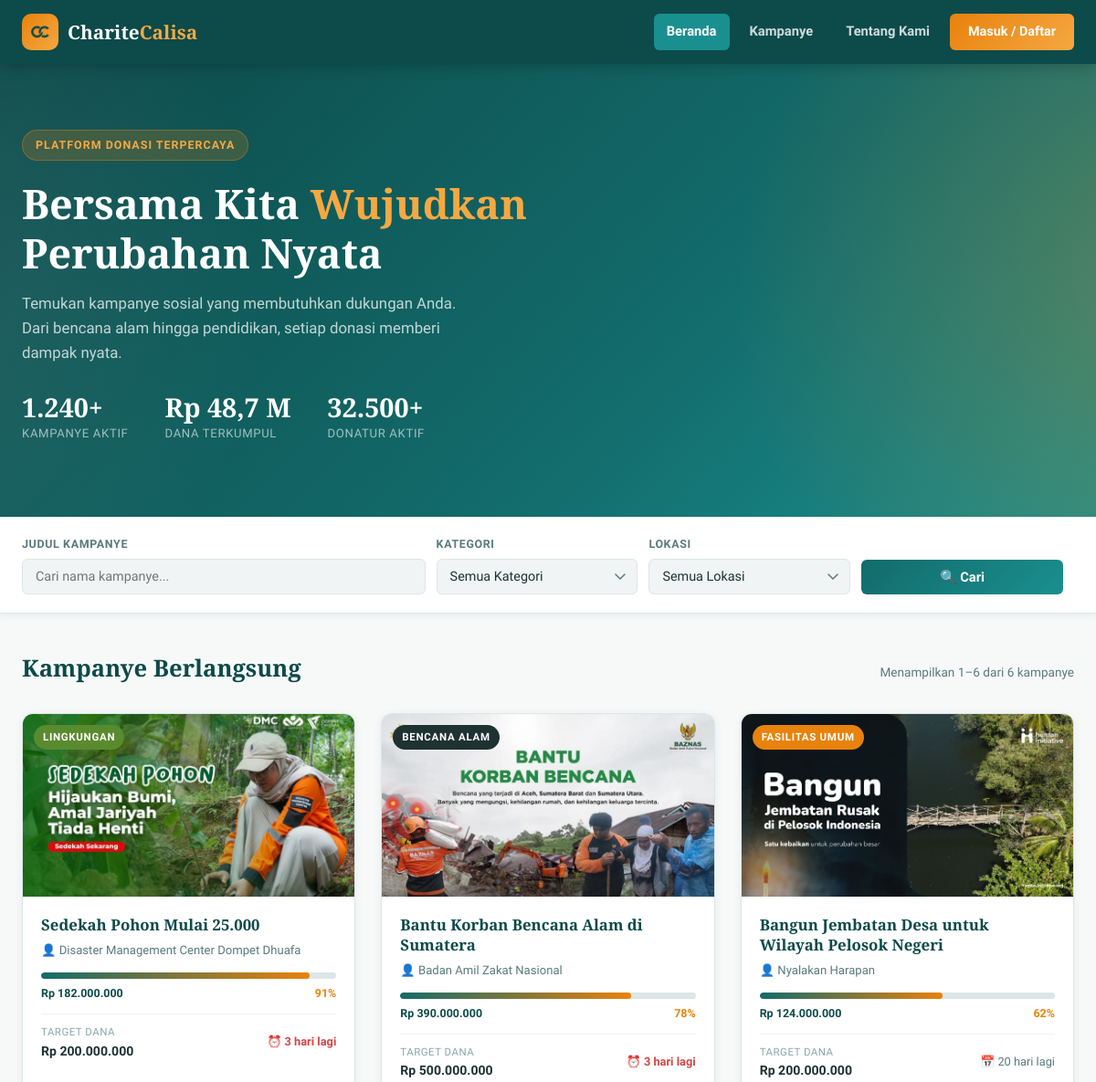
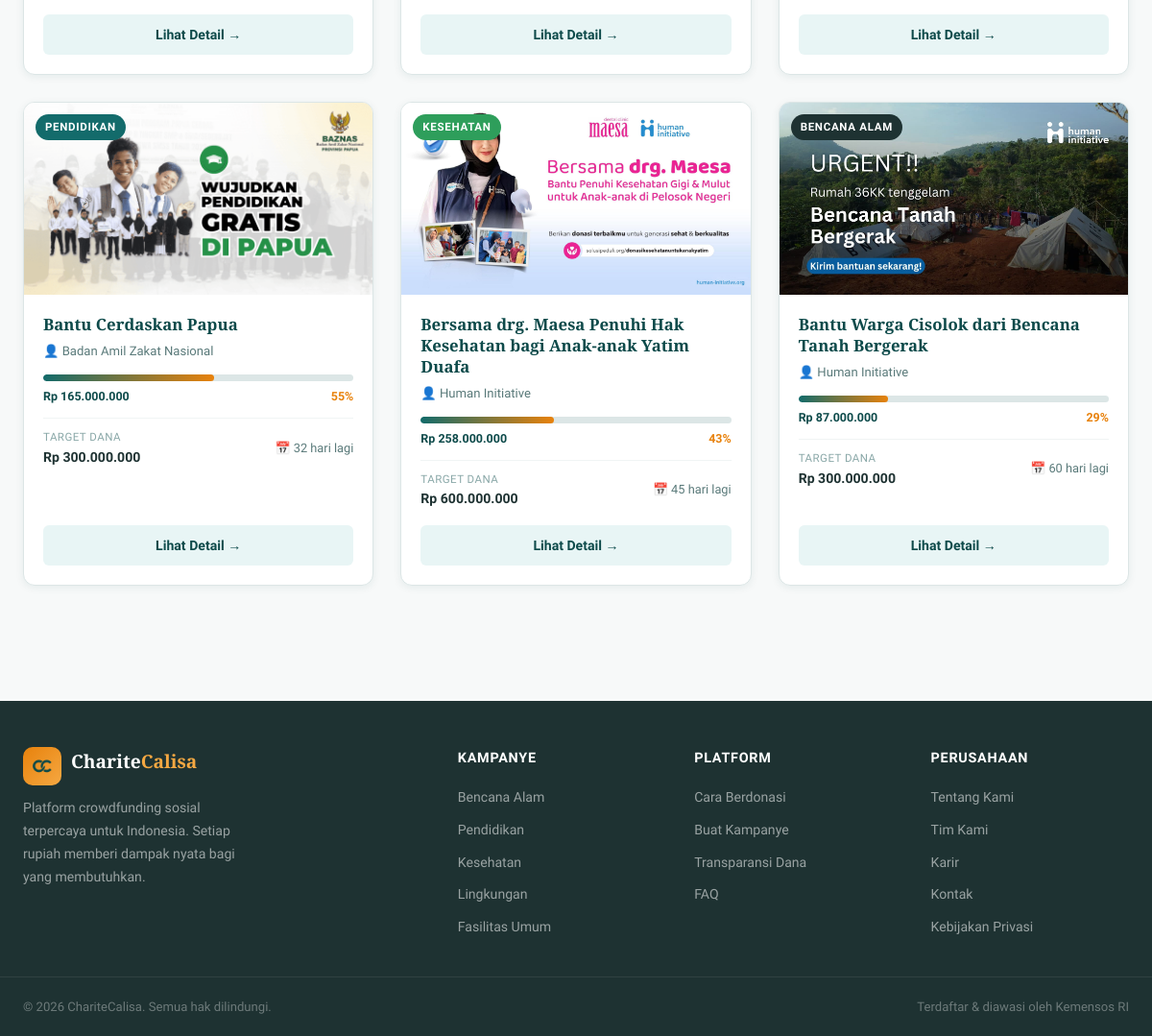
The page / on the database its author committed (2 pictures, top to bottom).
### tables this page shows
CREATE TABLE kampanye (
    id                INT AUTO_INCREMENT PRIMARY KEY,
    pengelola_id      INT           NOT NULL,
    judul             VARCHAR(300)  NOT NULL,
    kategori          ENUM('bencana','pendidikan','kesehatan','lingkungan','fasilitas') NOT NULL,
    lokasi            VARCHAR(200)  NOT NULL,
    deskripsi         TEXT,
    target_dana       DECIMAL(15,2) NOT NULL,
    collected_amount  DECIMAL(15,2) NOT NULL DEFAULT 0,
    tanggal_mulai     DATE          NOT NULL,
    tanggal_selesai   DATE          NOT NULL,
    gambar_path       VARCHAR(500),
    status            ENUM('aktif','selesai','nonaktif') NOT NULL DEFAULT 'aktif',
    created_at        TIMESTAMP     DEFAULT CURRENT_TIMESTAMP,
    FOREIGN KEY (pengelola_id) REFERENCES pengelola(id) ON DELETE CASCADE
);

CREATE TABLE pengelola (
    id            INT AUTO_INCREMENT PRIMARY KEY,
    nama_kantor   VARCHAR(200)  NOT NULL,
    email         VARCHAR(150)  NOT NULL UNIQUE,
    no_telp       VARCHAR(20)   NOT NULL,
    alamat        TEXT          NOT NULL,
    username      VARCHAR(100)  NOT NULL UNIQUE,
    password      VARCHAR(255)  NOT NULL,
    created_at    TIMESTAMP     DEFAULT CURRENT_TIMESTAMP
);

### index.php (the view, shortened to what this page needs)
<?php
require_once 'config.php';
function format_rupiah(float $amount): string {
    return 'Rp ' . number_format($amount, 0, ',', '.');
}
function hitung_hari_sisa(string $tanggal_selesai): int {
    $selesai  = strtotime($tanggal_selesai);
    $sekarang = mktime(0, 0, 0, (int)date('n'), (int)date('j'), (int)date('Y'));
    return (int)floor(($selesai - $sekarang) / 86400);
}
$kategori_label = [
    'bencana'    => 'Bencana Alam',
    'pendidikan' => 'Pendidikan',
    'kesehatan'  => 'Kesehatan',
    'lingkungan' => 'Lingkungan',
    'fasilitas'  => 'Fasilitas Umum',
];
$search_judul    = trim($_GET['search_judul']    ?? '');
$page            = max(1, (int)($_GET['page']    ?? 1));
$per_page        = 6;
$where  = ["k.tanggal_selesai >= CURDATE()", "k.status = 'aktif'"];
$types  = '';
$params = [];
$where_sql = 'WHERE ' . implode(' AND ', $where);
$sql_count = "SELECT COUNT(*) AS total FROM kampanye k $where_sql";
$stmt_count = $conn->prepare($sql_count);
$stmt_count->execute();
$total_kampanye = (int)$stmt_count->get_result()->fetch_assoc()['total'];
$total_pages = max(1, (int)ceil($total_kampanye / $per_page));
$page        = min($page, $total_pages);
$offset      = ($page - 1) * $per_page;
$sql_data = "
    SELECT k.id, k.judul, k.kategori, k.lokasi,
           k.target_dana, k.collected_amount,
           k.tanggal_selesai, k.gambar_path,
           p.nama_kantor
    FROM kampanye k
    JOIN pengelola p ON k.pengelola_id = p.id
    $where_sql
    ORDER BY k.tanggal_selesai ASC, k.collected_amount ASC
    LIMIT ? OFFSET ?
";
$stmt_data  = $conn->prepare($sql_data);
$bind_types = $types . 'ii';
$bind_vals  = array_merge($params, [$per_page, $offset]);
$stmt_data->bind_param($bind_types, ...$bind_vals);
$stmt_data->execute();
$result    = $stmt_data->get_result();
$campaigns = $result->fetch_all(MYSQLI_ASSOC);
?>
<!DOCTYPE html>
<html lang="id">
<head>
  <link rel="stylesheet" href="style.css">
</head>
<body>
  <header>
    <div class="header-inner">
      <a href="index.php" class="logo">
        <div class="logo-icon"><img src="assets/LogoChariteCalisaTealDark.png" alt="Logo Charite Calisa"></div>
        <span class="logo-text">Charite<span>Calisa</span></span>
      </a>
      <nav>
        <a href="index.php" class="active">Beranda</a>
        <a href="index.php">Kampanye</a>
        <a href="index.php">Tentang Kami</a>
        <?php if (isset($_SESSION['user'])): ?>
          <a href="logout.php" class="nav-login-btn">
            Keluar (<?= htmlspecialchars($_SESSION['user']['nama']) ?>)
          </a>
        <?php else: ?>
          <a href="login.php" class="nav-login-btn">Masuk / Daftar</a>
        <?php endif; ?>
      </nav>
    </div>
  </header>
  <section class="hero">
    <div class="hero-content">
      <div class="hero-badge">Platform Donasi Terpercaya</div>
      <h1>Bersama Kita <span>Wujudkan</span> Perubahan Nyata</h1>
      <p>Temukan kampanye sosial yang membutuhkan dukungan Anda. Dari bencana alam hingga pendidikan, setiap donasi memberi dampak nyata.</p>
      <div class="hero-stats">
        <div class="hero-stat">
          <strong>1.240+</strong>
          <span>Kampanye Aktif</span>
        </div>
        <div class="hero-stat">
          <strong>Rp 48,7 M</strong>
          <span>Dana Terkumpul</span>
        </div>
        <div class="hero-stat">
          <strong>32.500+</strong>
          <span>Donatur Aktif</span>
        </div>
      </div>
    </div>
  </section>
  <div class="filter-section">
    <div class="filter-inner">
      <form method="GET" action="index.php">
        <div class="filter-row">
          <div class="filter-group">
            <label for="search-judul">Judul Kampanye</label>
            <input type="text" id="search-judul" name="search_judul"
              placeholder="Cari nama kampanye..."
              value="<?= htmlspecialchars($search_judul) ?>">
          </div>
          <div class="filter-group">
            <label for="filter-kategori">Kategori</label>
            <select id="filter-kategori" name="filter_kategori">
              <option value="">Semua Kategori</option>
            </select>
          </div>
          <div class="filter-group">
            <label for="filter-lokasi">Lokasi</label>
            <select id="filter-lokasi" name="filter_lokasi">
              <option value="">Semua Lokasi</option>
            </select>
          </div>
          <div class="filter-group">
            <label>&nbsp;</label>
            <button type="submit" class="btn-search">🔍 Cari</button>
          </div>
        </div>
      </form>
    </div>
  </div>
  <div class="main-content">
    <div class="section-header">
      <h2 class="section-title">Kampanye Berlangsung</h2>
      <span class="section-count">
        <?php if ($total_kampanye > 0): ?>
          Menampilkan
          <?= (($page - 1) * $per_page) + 1 ?>–<?= min($page * $per_page, $total_kampanye) ?>
          dari <?= number_format($total_kampanye, 0, ',', '.') ?> kampanye
        <?php else: ?>
          0 kampanye ditemukan
        <?php endif; ?>
      </span>
    </div>
    <div class="campaigns-grid">
      <?php if (count($campaigns) === 0): ?>
        <div style="grid-column:1/-1;text-align:center;padding:60px 20px;color:#64748b;">
          <div style="font-size:3rem;margin-bottom:12px;">🔍</div>
          <p style="font-size:1.1rem;font-weight:600;">Tidak ada kampanye ditemukan.</p>
          <p>Coba ubah kata kunci atau filter pencarian Anda.</p>
        </div>
      <?php else: ?>
        <?php foreach ($campaigns as $k):
          $pct       = $k['target_dana'] > 0
                         ? min(100, round(($k['collected_amount'] / $k['target_dana']) * 100))
                         : 0;
          $hari_sisa = hitung_hari_sisa($k['tanggal_selesai']);
          $is_urgent = $hari_sisa <= 7;
          $kat_label = $kategori_label[$k['kategori']] ?? $k['kategori'];
        ?>
        <div class="campaign-card">
          <div class="card-image">
            <img src="<?= htmlspecialchars($k['gambar_path']) ?>"
                 alt="Poster <?= htmlspecialchars($k['judul']) ?>">
            <span class="card-category <?= htmlspecialchars($k['kategori']) ?>">
              <?= $kat_label ?>
            </span>
          </div>
          <div class="card-body">
            <h3 class="card-title"><?= htmlspecialchars($k['judul']) ?></h3>
            <p class="card-organizer">👤 <?= htmlspecialchars($k['nama_kantor']) ?></p>
            <div class="card-progress">
              <div class="progress-bar-track">
                <div class="progress-bar-fill" style="width:<?= $pct ?>%"></div>
              </div>
              <div class="progress-labels">
                <span class="progress-collected"><?= format_rupiah((float)$k['collected_amount']) ?></span>
                <span class="progress-pct"><?= $pct ?>%</span>
              </div>
            </div>
            <div class="card-meta">
              <div class="card-meta-target">
                <span class="meta-label">Target Dana</span>
                <span class="meta-value"><?= format_rupiah((float)$k['target_dana']) ?></span>
              </div>
              <div class="card-deadline <?= $is_urgent ? 'deadline-urgent' : '' ?>">
                <?php if ($hari_sisa === 0): ?>
                  ⏰ Hari terakhir
                <?php elseif ($is_urgent): ?>
                  ⏰ <?= $hari_sisa ?> hari lagi
                <?php else: ?>
                  📅 <?= $hari_sisa ?> hari lagi
                <?php endif; ?>
              </div>
            </div>
            <a href="detail.php?id=<?= (int)$k['id'] ?>" class="btn-detail">Lihat Detail →</a>
          </div>
        </div>
        <?php endforeach; ?>
      <?php endif; ?>
    </div>
  </div>
  <footer>
    <div class="footer-main">
      <div class="footer-brand">
        <a href="index.php" class="logo">
          <div class="logo-icon"><img src="assets/LogoChariteCalisaTealDark.png" alt="Logo Charite Calisa"></div>
          <span class="logo-text">Charite<span>Calisa</span></span>
        </a>
        <p class="footer-brand-desc">Platform crowdfunding sosial terpercaya untuk Indonesia. Setiap rupiah memberi dampak nyata bagi yang membutuhkan.</p>
      </div>
      <div class="footer-col">
        <h4>Kampanye</h4>
        <ul>
          <li><a href="index.php">Bencana Alam</a></li>
          <li><a href="index.php">Pendidikan</a></li>
          <li><a href="index.php">Kesehatan</a></li>
          <li><a href="index.php">Lingkungan</a></li>
          <li><a href="index.php">Fasilitas Umum</a></li>
        </ul>
      </div>
      <div class="footer-col">
        <h4>Platform</h4>
        <ul>
          <li><a href="#">Cara Berdonasi</a></li>
          <li><a href="#">Buat Kampanye</a></li>
          <li><a href="#">Transparansi Dana</a></li>
          <li><a href="#">FAQ</a></li>
        </ul>
      </div>
      <div class="footer-col">
        <h4>Perusahaan</h4>
        <ul>
          <li><a href="#">Tentang Kami</a></li>
          <li><a href="#">Tim Kami</a></li>
          <li><a href="#">Karir</a></li>
          <li><a href="#">Kontak</a></li>
          <li><a href="#">Kebijakan Privasi</a></li>
        </ul>
      </div>
    </div>
    <div class="footer-bottom">
      <span>© 2026 ChariteCalisa. Semua hak dilindungi.</span>
      <span>Terdaftar &amp; diawasi oleh Kemensos RI</span>
    </div>
  </footer>
</body>
</html>

### rows shown on the page
kampanye: gambar_path (picture), kategori "LINGKUNGAN", judul "Sedekah Pohon Mulai 25.000", pengelola.nama_kantor "Disaster Management Center Dompet Dhuafa", collected_amount "Rp 182.000.000", pct "91", target_dana "Rp 200.000.000", tanggal_selesai "3"
kampanye: gambar_path (picture), kategori "BENCANA ALAM", judul "Bantu Korban Bencana Alam di Sumatera", pengelola.nama_kantor "Badan Amil Zakat Nasional", collected_amount "Rp 390.000.000", pct "78", target_dana "Rp 500.000.000", tanggal_selesai "3"
kampanye: gambar_path (picture), kategori "FASILITAS UMUM", judul "Bangun Jembatan Desa untuk Wilayah Pelosok Negeri", pengelola.nama_kantor "Nyalakan Harapan", collected_amount "Rp 124.000.000", pct "62", target_dana "Rp 200.000.000", tanggal_selesai "20"
kampanye: gambar_path (picture), kategori "PENDIDIKAN", judul "Bantu Cerdaskan Papua", pengelola.nama_kantor "Badan Amil Zakat Nasional", collected_amount "Rp 165.000.000", pct "55", target_dana "Rp 300.000.000", tanggal_selesai "32"
kampanye: gambar_path (picture), kategori "KESEHATAN", judul "Bersama drg. Maesa Penuhi Hak Kesehatan bagi Anak-anak Yatim Duafa", pengelola.nama_kantor "Human Initiative", collected_amount "Rp 258.000.000", pct "43", target_dana "Rp 600.000.000", tanggal_selesai "45"
kampanye: gambar_path (picture), kategori "BENCANA ALAM", judul "Bantu Warga Cisolok dari Bencana Tanah Bergerak", pengelola.nama_kantor "Human Initiative", collected_amount "Rp 87.000.000", pct "29", target_dana "Rp 300.000.000", tanggal_selesai "60"

### other values the page prints
min($page * $per_page, $total_kampanye) "6"
$total_kampanye "6"
